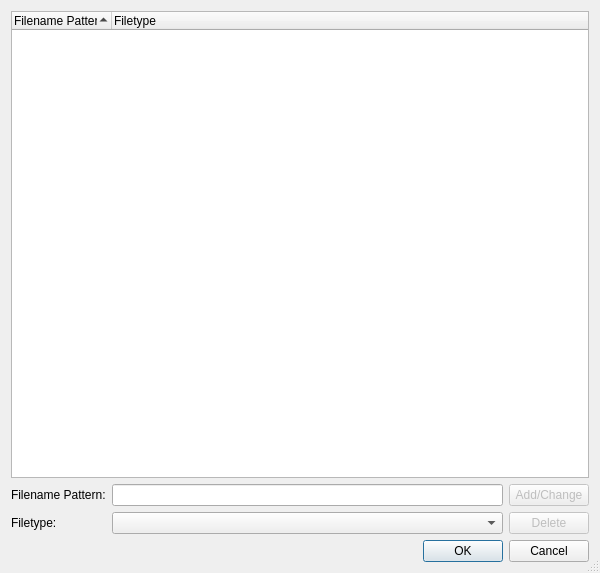
<ui version="4.0" >
 <class>FiletypeAssociationDialog</class>
 <widget class="QDialog" name="FiletypeAssociationDialog" >
  <property name="geometry" >
   <rect>
    <x>0</x>
    <y>0</y>
    <width>600</width>
    <height>573</height>
   </rect>
  </property>
  <property name="windowTitle" >
   <string>Filetype Associations</string>
  </property>
  <property name="sizeGripEnabled" >
   <bool>true</bool>
  </property>
  <layout class="QVBoxLayout" name="_2" >
   <item>
    <widget class="QTreeWidget" name="filetypeAssociationList" >
     <property name="alternatingRowColors" >
      <bool>true</bool>
     </property>
     <property name="rootIsDecorated" >
      <bool>false</bool>
     </property>
     <property name="itemsExpandable" >
      <bool>false</bool>
     </property>
     <property name="sortingEnabled" >
      <bool>true</bool>
     </property>
     <column>
      <property name="text" >
       <string>Filename Pattern</string>
      </property>
     </column>
     <column>
      <property name="text" >
       <string>Filetype</string>
      </property>
     </column>
     <column>
      <property name="text" >
       <string/>
      </property>
     </column>
    </widget>
   </item>
   <item>
    <layout class="QGridLayout" name="_3" >
     <item row="1" column="2" >
      <widget class="QPushButton" name="deleteAssociationButton" >
       <property name="enabled" >
        <bool>false</bool>
       </property>
       <property name="toolTip" >
        <string>Press to delete the selected association</string>
       </property>
       <property name="text" >
        <string>Delete</string>
       </property>
      </widget>
     </item>
     <item row="1" column="1" >
      <widget class="QComboBox" name="filetypeCombo" >
       <property name="toolTip" >
        <string>Select the filetype to associate</string>
       </property>
      </widget>
     </item>
     <item row="1" column="0" >
      <widget class="QLabel" name="textLabel3_3" >
       <property name="text" >
        <string>Filetype:</string>
       </property>
      </widget>
     </item>
     <item row="0" column="1" >
      <widget class="QLineEdit" name="filePatternEdit" >
       <property name="toolTip" >
        <string>Enter the filename pattern to be associated</string>
       </property>
      </widget>
     </item>
     <item row="0" column="0" >
      <widget class="QLabel" name="textLabel2_6" >
       <property name="text" >
        <string>Filename Pattern:</string>
       </property>
      </widget>
     </item>
     <item row="0" column="2" >
      <widget class="QPushButton" name="addAssociationButton" >
       <property name="enabled" >
        <bool>false</bool>
       </property>
       <property name="toolTip" >
        <string>Press to add or change the entered association</string>
       </property>
       <property name="text" >
        <string>Add/Change</string>
       </property>
      </widget>
     </item>
    </layout>
   </item>
   <item>
    <widget class="QDialogButtonBox" name="buttonBox" >
     <property name="orientation" >
      <enum>Qt::Horizontal</enum>
     </property>
     <property name="standardButtons" >
      <set>QDialogButtonBox::Cancel|QDialogButtonBox::Ok</set>
     </property>
    </widget>
   </item>
  </layout>
 </widget>
 <pixmapfunction>qPixmapFromMimeSource</pixmapfunction>
 <tabstops>
  <tabstop>filetypeAssociationList</tabstop>
  <tabstop>filePatternEdit</tabstop>
  <tabstop>filetypeCombo</tabstop>
  <tabstop>addAssociationButton</tabstop>
  <tabstop>deleteAssociationButton</tabstop>
 </tabstops>
 <resources/>
 <connections>
  <connection>
   <sender>buttonBox</sender>
   <signal>accepted()</signal>
   <receiver>FiletypeAssociationDialog</receiver>
   <slot>accept()</slot>
   <hints>
    <hint type="sourcelabel" >
     <x>84</x>
     <y>554</y>
    </hint>
    <hint type="destinationlabel" >
     <x>88</x>
     <y>575</y>
    </hint>
   </hints>
  </connection>
  <connection>
   <sender>buttonBox</sender>
   <signal>rejected()</signal>
   <receiver>FiletypeAssociationDialog</receiver>
   <slot>reject()</slot>
   <hints>
    <hint type="sourcelabel" >
     <x>213</x>
     <y>553</y>
    </hint>
    <hint type="destinationlabel" >
     <x>215</x>
     <y>575</y>
    </hint>
   </hints>
  </connection>
 </connections>
</ui>
